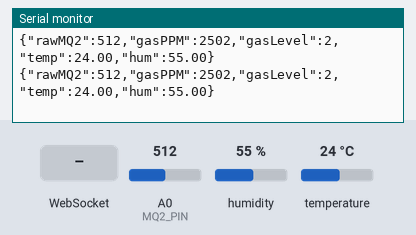
Bench run of a sketch on a simulated ESP8266 (NodeMCU). On the bench: the last lines printed to the serial monitor. The test bench sets the inputs (shaded band); at power-on: humidity 55 %, A0 (MQ2_PIN) = 512, temperature 24 °C.

Above: at 3.5 s.
3.6 s: WebSocket text "1" received
At 3.76 s:
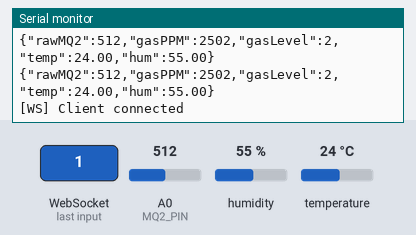
5.1 s: humidity set to 22 %
At 5.11 s:
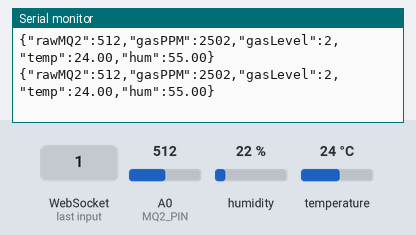
6.6 s: A0 (MQ2_PIN) set to 490
At 7.2 s:
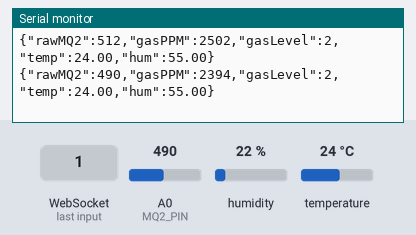
8.1 s: temperature set to 12 °C
At 8.11 s:
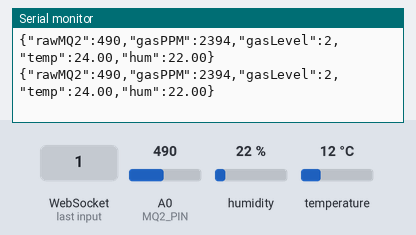
9.6 s: A0 (MQ2_PIN) set to 510
At 10.11 s:
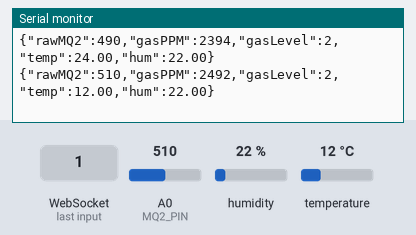
11.1 s: humidity set to 40 %
At 11.11 s:
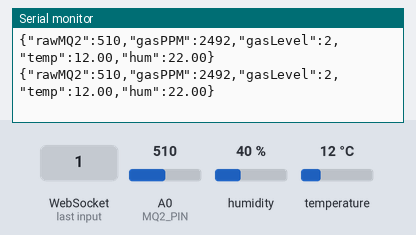
Timing chart, 0 to 13.6 s (numbered marks = the images above; inputs shaded):
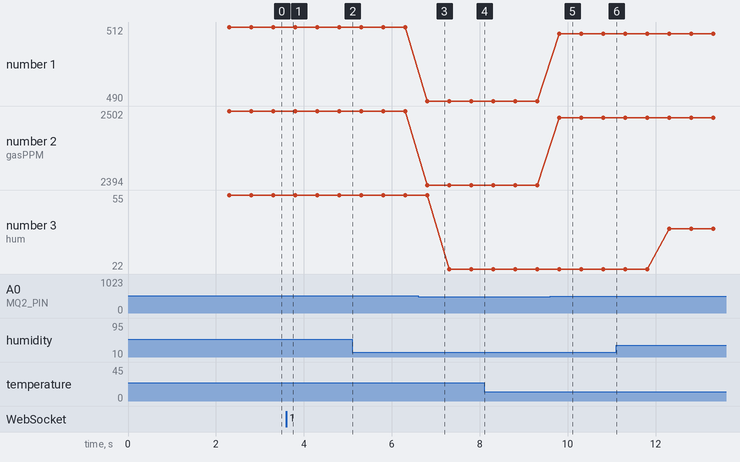

The sketch:

ghostsense_sensor.ino
```cpp
/*
  GhostSense ESP8266 - FINAL
  Sends sensor data as JSON over WebSocket
  WiFi AP: GhostSense_HUD / ironman1234
  WebSocket: ws://192.168.4.1:81
*/

#include <ESP8266WiFi.h>
#include <WebSocketsServer.h>
#include <DHT.h>

// ── Pins ──────────────────────────────────────────
#define MQ2_PIN   A0
#define DHT_PIN   4      // D2 = GPIO4
#define DHT_TYPE  DHT22

// ── WiFi ──────────────────────────────────────────
const char* SSID = "GhostSense_HUD";
const char* PASS = "ironman1234";

// ── Objects ───────────────────────────────────────
DHT              dht(DHT_PIN, DHT_TYPE);
WebSocketsServer ws(81);

// ── State ─────────────────────────────────────────
float   lastTemp = 25.0;
float   lastHum  = 60.0;
unsigned long lastSend = 0;

void onWsEvent(uint8_t n, WStype_t t, uint8_t* p, size_t l) {
  if      (t == WStype_CONNECTED)    Serial.println("[WS] Client connected");
  else if (t == WStype_DISCONNECTED) Serial.println("[WS] Client disconnected");
}

void setup() {
  Serial.begin(115200);
  delay(300);

  dht.begin();

  WiFi.mode(WIFI_AP);
  WiFi.softAP(SSID, PASS);
  Serial.print("[WiFi] IP: ");
  Serial.println(WiFi.softAPIP());

  ws.begin();
  ws.onEvent(onWsEvent);

  delay(2000);
  Serial.println("[SYS] Ready");
}

void loop() {
  ws.loop();

  if (millis() - lastSend < 500) return;
  lastSend = millis();

  // Read MQ2
  int   raw = analogRead(MQ2_PIN);
  int   ppm = (int)(raw * (5000.0 / 1023.0));
  int   lvl = ppm < 500 ? 0 : ppm < 1500 ? 1 : ppm < 3000 ? 2 : 3;


  // Read DHT22
  float t = dht.readTemperature();
  float h = dht.readHumidity();
  if (!isnan(t)) lastTemp = t;
  if (!isnan(h)) lastHum  = h;

  // Build JSON - simple flat format Unity can parse
  // IMPORTANT: keys must match SensorPacket field names EXACTLY
  String json = "{";
  json += "\"rawMQ2\":";  json += raw;       json += ",";
  json += "\"gasPPM\":";  json += ppm;       json += ",";
  json += "\"gasLevel\":"; json += lvl;      json += ",";
  json += "\"temp\":";    json += lastTemp;  json += ",";
  json += "\"hum\":";     json += lastHum;
  json += "}";

  ws.broadcastTXT(json);
  Serial.println(json);
}
```

Measured:
- after the input at 3.6 s, the serial monitor: prints a new line at once (image 1)
- after the input at 6.6 s, the serial monitor: prints a new line after 0.20 s (image 3)
- after the input at 9.6 s, the serial monitor: prints a new line after 0.21 s (image 5)
- plotted number 1: 512 → 490 after the input at 6.6 s, 490 → 510 after the input at 9.6 s
- plotted number 2: 2502 → 2394 after the input at 6.6 s, 2394 → 2492 after the input at 9.6 s
- plotted number 3: 22 → 40 after the input at 11.1 s
